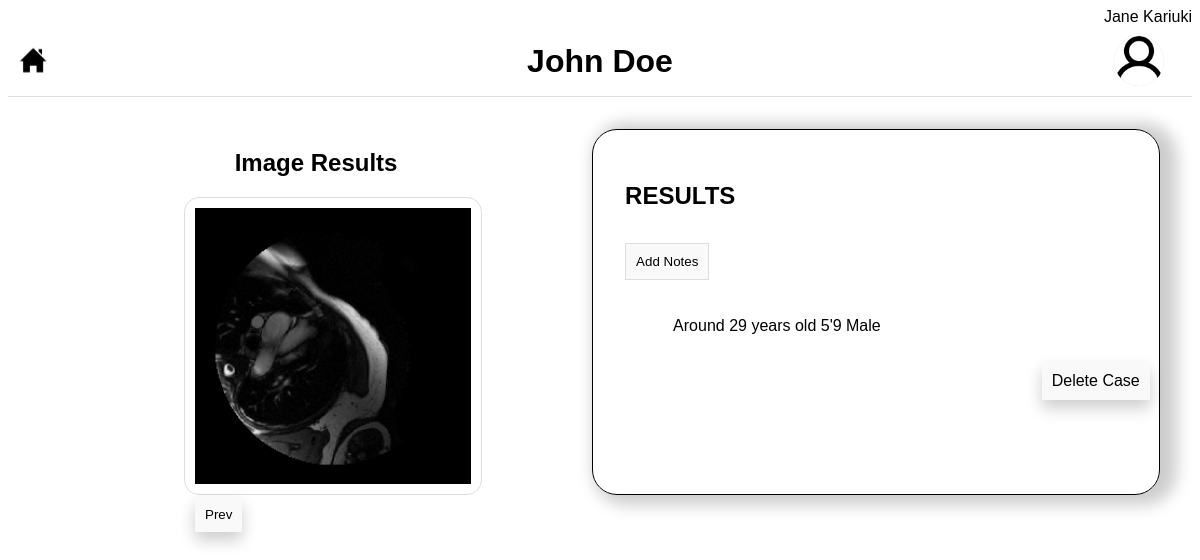
/results/3 (signed in), run on the app's committed database.
### app/models.py (models this page shows)
class User(UserMixin, db.Model):
    id = db.Column(db.Integer, primary_key=True)
    name = db.Column(db.String(50))
    gender = db.Column(db.String(10))
    email = db.Column(db.String(120), unique=True)
    password = db.Column(db.String(80))
    cases = db.relationship('Case', backref='user', lazy=True)
    results = db.relationship('Result', backref='case', lazy=True)

class Case(db.Model):
    caseid = db.Column(db.Integer, primary_key=True)
    case_name = db.Column(db.String(120))
    notes = db.Column(db.String(500))
    file_path = db.Column(db.String(120))
    note = db.relationship('Note', backref='result', lazy=True)
    submitted_by = db.Column(db.Integer, db.ForeignKey('user.id'), nullable=False)

### app/routes.py (the view)
@app.route('/results/<int:caseid>')
@login_required
def results(caseid):
    case = Case.query.get(caseid)
    notes = Note.query.filter_by(case_id=caseid).all()
    result = Result.query.filter_by(case_id=caseid).first()
    png_filename = case.file_path.replace('.dcm', '.png')
    return render_template('results.html', case=case, png_filename=png_filename, notes=notes, result=result)

### app/models.py (called while the page is built)
@login_manager.user_loader
def load_user(user_id):
    return User.query.get(int(user_id))

### app/templates/results.html (shortened to what this page needs)
<!DOCTYPE html>
<html lang="en">
<head>
    <link rel="stylesheet" href="../static/css/style.css">
</head>
<body>
<div class="name">
    <p>{{ session['name'] }}</p>
</div>
<div class="header">
    <a href="/" class="menu-icon">
        <img src="../static/icons/home_icon.png" alt="home_icon" style="width: inherit;">
    </a>
    <h1>{{ case.case_name }}</h1>
    <div class="dropdown">
        <div class="profile-pic dropbtn">
            <img src="../static/icons/profile.png" alt="Profile_image" style="width: inherit; border-radius: 50%;">
        </div>
    </div>
</div>
<div class="content">
    <div class="results">
        <h2>RESULTS</h2>
        <button id="add-notes-button">Add Notes</button>
        <ul>
            <li>{{ case.notes }}</li>
        </ul>
        <div class="delete-div">
           <form method="POST" action="{{ url_for('delete_case', caseid=case.caseid) }}">
                <input type="submit" value="Delete Case" class="carousel-button">
            </form>
        </div>
    </div>
    <div class="image">
        <h2 style="text-align: center;"> Image Results</h2>
        <div class="carousel">
            <img class="carousel-image active" src="{{ url_for('static', filename='uploads/' + png_filename) }}" alt="Original Image">
            <button class="carousel-button prev">Prev</button>
        </div>
    </div>
</div>
</body>
</html>

### app/static/css/style.css (style rules this page uses)
body { font-family: Arial, sans-serif; }
a { color: black; text-decoration: none; }
li { list-style: none; padding: 8px; }
.name p { margin: 0; display: flex; justify-content: flex-end; }
.header { display: flex; justify-content: space-between; align-items: center; padding: 10px; border-bottom: 1px solid #ddd; }
.header h1 { position: absolute; left: 50%; transform: translateX(-50%); }
.profile-pic { border-radius: 50%; width: 50px; height: 50px; margin: 0 18px; background-color: lightgrey; cursor: pointer; }
.dropdown { position: relative; display: inline-block; }
.menu-icon { width: 30px; height: 30px; cursor: pointer; background-color: lightgrey; }
form { margin-top:-23px; padding: 10px; }
input[type=submit] { width :100% ; padding :10px ; cursor:pointer ; font-size :18pt ; }
.content { display: flex; justify-content: space-between; flex-direction: row-reverse; padding: 2em; }
.results { width: 50em; border: black 1px solid; border-radius: 25px; padding: 2em; box-shadow: 9px 2px 16px 8px rgba(0,0,0,0.2); }
.image { width: 55em; }
.carousel { position: relative; width: 50%; margin: 0 9em; border: 1px solid #ddd; border-radius: 15px; padding: 10px; }
.carousel-image { width: 100%; height: 100%; object-fit: cover; display: none; }
.carousel-image.active { display: block; }
.carousel-button { position: absolute; background: #f9f9f9; border: 1px solid #ddd; margin: 1em 0; box-shadow: 0px 8px 16px 0px rgba(0,0,0,0.2); border: none; padding: 10px; cursor: pointer; }
.delete-div { display: flex; height: fit-content; justify-content: flex-end; position: relative; width: 85%; }
.results input[type=submit] { width: fit-content; padding: 10px; cursor: pointer; font-size: 12pt; }
#add-notes-button { background: #f9f9f9; border: 1px solid #ddd; margin: 1em 0; padding: 10px; cursor: pointer; }

### data on the page
User: name "Jane Kariuki"
Case: case_name "John Doe", notes "Around 29 years old 5'9 Male"
